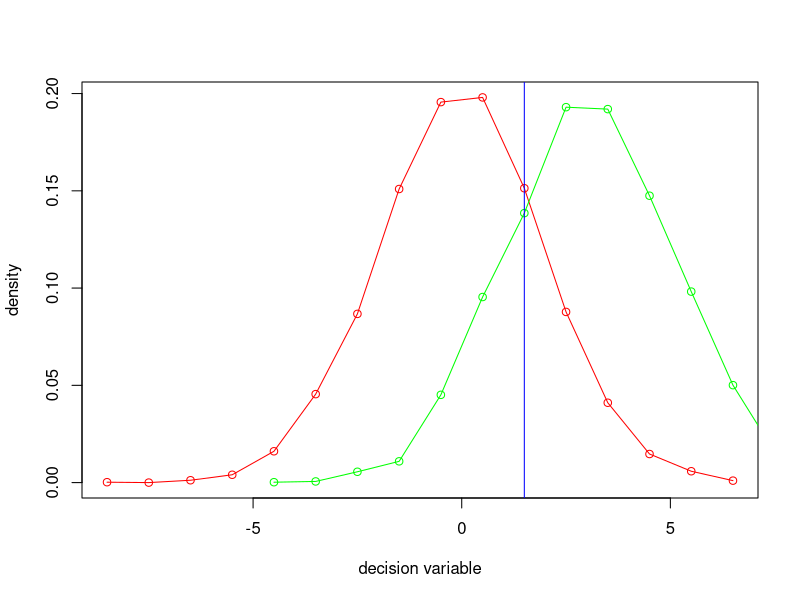

Write R code to recreate this figure.
# sdt_yesno.R  Simulation of a signal detection model of a yes-no task

# clear workspace
rm( list=ls() )

# set model observer parameters
mu1 <- 0
mu2 <- 3
sigma <- 2
criterion <- 1.5

# calculate d' and c from observer parameters
dprimecalc <- (mu2 - mu1)/sigma
ccalc <- (criterion - (mu1 + mu2)/2)/sigma

# set experiment parameters
ntrials <- 10000

# initialize data frame
init <- rep(NA, ntrials)
trials <- data.frame(signal = init, response = init, dvar = init)

# run trials; we could do this more efficiently as a matrix operation,
# but here we mimic the procedure in an experiment with human observers
for (t in 1:ntrials) {
    
    # choose a signal
    trials$signal[t] <- 1 + (runif(1) < 0.5)
    
    # get the decision variable
    if (trials$signal[t] == 1) 
        trials$dvar[t] <- rnorm(1, mean = mu1, sd = sigma)
    else
        trials$dvar[t] <- rnorm(1, mean = mu2, sd = sigma)
    
    # more concisely:  trials$dvar[t] <- rnorm( 1, mean=ifelse( trials$signal[t]==1, mu1, mu2 ), sd=sigma )
    
    # make a response
    trials$response[t] <- 1 + (trials$dvar[t] > criterion)
    
}

# find the hit rate and false alarm rate
hit <- mean(trials$response[trials$signal == 2] == 2)
fa  <- mean(trials$response[trials$signal == 1] == 2)

# calculate d' and c from data
dprimehat <- qnorm(hit) - qnorm(fa)
chat <- -0.5 * (qnorm(hit) + qnorm(fa))

# compare true and empirical d'
cat("dprimecalc =", dprimecalc, "\n")
cat("dprimehat  =", dprimehat, "\n\n")

# compare true and empirical c
cat("ccalc =", ccalc, "\n")
cat("chat  =", chat, "\n\n")

# plot decision variable distributions
hist1 <- hist( trials$dvar[ trials$signal==1 ], breaks=20, plot=FALSE )
hist2 <- hist( trials$dvar[ trials$signal==2 ], breaks=20, plot=FALSE )
plot(  hist1$mid, hist1$density, type='o', col='red', xlab='decision variable', ylab='density' )
lines( hist2$mid, hist2$density, type='o', col='green' )
abline( v=criterion, col='blue' )
